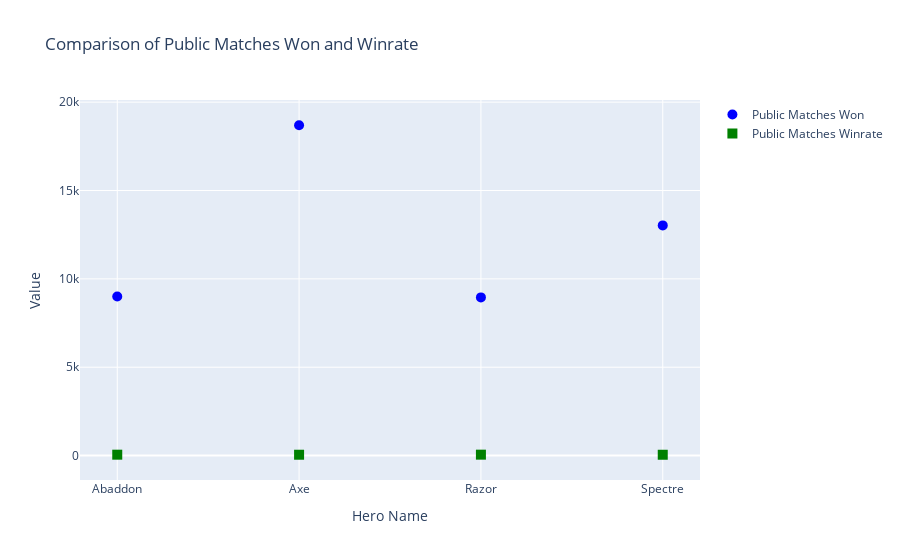

Notebook code for this chart:
### Markdown cell above
Scatter Plot using plotly with legend interactivity(Comparison of Public Matches Won and Winrate between Abaddon, Axe, Razor, and Spectre)

### Code cell
dataframes = [('df1', df1), ('df2', df2), ('df3', df3), ('df4', df4)]

x_values = []
y_values_wins = []
y_values_winrate = []

for name, df in dataframes:
    x_values.extend(df['Hero Name'])
    y_values_wins.extend(df['Public Matches Won'])
    y_values_winrate.extend(df['Public Matches Winrate'])

trace_wins = go.Scatter(
    x=x_values,
    y=y_values_wins,
    mode='markers',
    name='Public Matches Won',
    marker=dict(
        size=10,
        symbol='circle',
        color='blue'
    )
)

trace_winrate = go.Scatter(
    x=x_values,
    y=y_values_winrate,
    mode='markers',
    name='Public Matches Winrate',
    marker=dict(
        size=10,
        symbol='square',
        color='green'
    )
)

layout = go.Layout(
    title='Comparison of Public Matches Won and Winrate',
    xaxis=dict(title='Hero Name'),
    yaxis=dict(title='Value')
)

figure = go.Figure(data=[trace_wins, trace_winrate], layout=layout)

figure.show()

### Figure 1 — Plotly figure (JSON) as saved in the notebook; plotly's stock layout.template omitted (floating-point values rounded to 4 significant figures)
{"data": [{"marker": {"color": "blue", "size": 10, "symbol": "circle"}, "mode": "markers", "name": "Public Matches Won", "type": "scatter", "visible": true, "x": ["Abaddon", "Axe", "Razor", "Spectre"], "y": [9007, 18693, 8951, 13026]}, {"marker": {"color": "green", "size": 10, "symbol": "square"}, "mode": "markers", "name": "Public Matches Winrate", "type": "scatter", "visible": true, "x": ["Abaddon", "Axe", "Razor", "Spectre"], "y": [51.75, 48.71, 52.61, 47.58]}], "layout": {"autosize": true, "title": {"text": "Comparison of Public Matches Won and Winrate"}, "xaxis": {"autorange": true, "range": [-0.1904, 3.19], "title": {"text": "Hero Name"}, "type": "category"}, "yaxis": {"autorange": true, "range": [-1854.0, 20590.0], "title": {"text": "Value"}, "type": "linear"}}}
